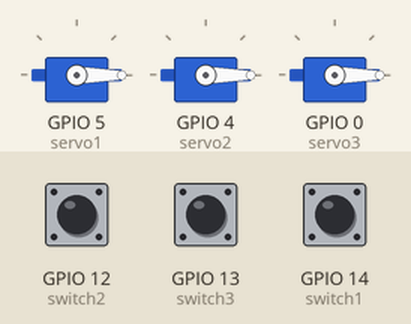
This sketch was run on a simulated ESP8266 (NodeMCU). Parts: 3 × servo. The inputs (shaded band) are chosen by the test bench; at power-on: GPIO 12 (switch2) HIGH, GPIO 13 (switch3) HIGH, GPIO 14 (switch1) HIGH. WiFi joins after 1.5 s; servers stay silent unless stated; what the sketch prints to the serial monitor is not drawn.

Above: at 2.7 s.
2.8 s: GPIO 12 (switch2) pulled LOW for 3.2 s
At 3.4 s:
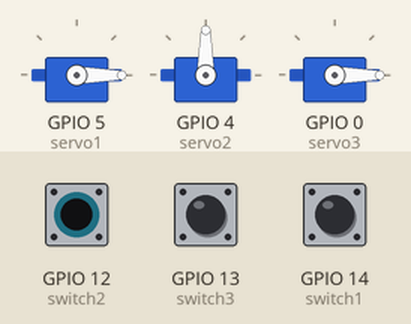
8.3 s: GPIO 13 (switch3) pulled LOW for 0.15 s
At 8.8 s:
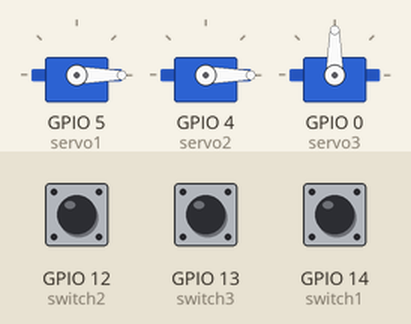
11.4 s: GPIO 14 (switch1) pulled LOW for 0.15 s
At 12.3 s:
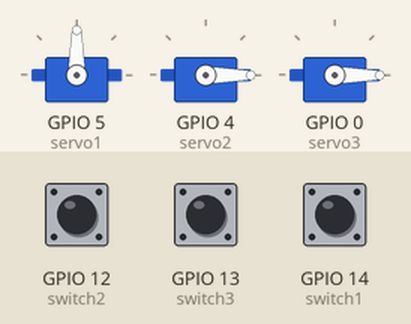
16.0 s: GPIO 12 (switch2) pulled LOW for 0.15 s
At 17.0 s:
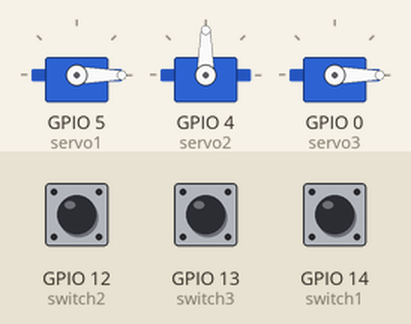
19.1 s: GPIO 12 (switch2) pulled LOW for 1 s
At 22.1 s:
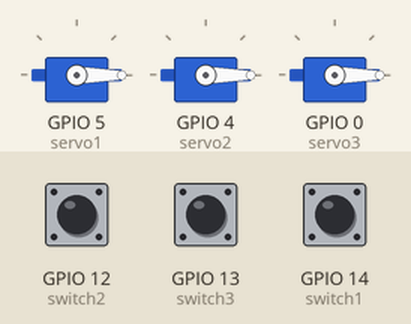
Timing chart, 0 to 23.6 s (numbered marks = the images above; inputs shaded):
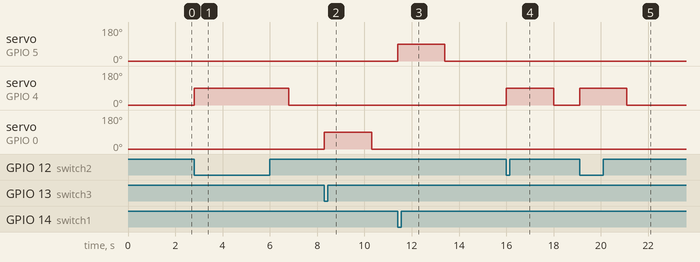

Measured:
- after the input at 2.8 s, servo on GPIO 4 (servo2): 0° → 90° at once, → 0° 4.0 s later
- after the input at 8.3 s, servo on GPIO 0 (servo3): 0° → 90° at once, → 0° 2.0 s later
- after the input at 11.4 s, servo on GPIO 5 (servo1): 0° → 90° at once, → 0° 2.0 s later
- after the input at 16.0 s, servo on GPIO 4 (servo2): 0° → 90° at once, → 0° 2.0 s later
- after the input at 19.1 s, servo on GPIO 4 (servo2): 0° → 90° at once, → 0° 2.0 s later

The sketch:

ScoboTest2.ino
```cpp
#include <ESP8266WiFi.h>
#include <WiFiClient.h>
#include <ESP8266WebServer.h>
#include <Servo.h>

const char MAIN_page[] PROGMEM = R"=====(
<!DOCTYPE html>
<html>
  <head>
    <style>
      * {
      	font-family: "Arial";
        margin: 0;
        padding: 0;
        box-sizing: border-box;
      }
      .form-container {
      	text-align: center;
        max-width: 500px;
        margin: 20vh auto;
        padding: 25px;
        border: 1px solid rgba(0,0,0,0.1);
        background-color: #fff;
        border-radius: 7px;
        box-shadow: 0 3px 4px 0 rgba(0,0,0,0.1);
      }
      .title {
      	margin: 0 0 20px 0;
      }
      .form {
        display: flex;
        flex-direction: column;
        gap: 13px
      }
      .input-field {
      	padding: 10px;
        border-radius: 6px;
        width: 100%;
        border: 1px solid rgba(0,0,0,0.3);
      }
      .form-label {
      	display: block;
        margin-bottom: 10px;
      }
      .gap {
				margin-right: 15px;
      }
      .time-input {
      	margin-top: 5px;
        border-radius: 2px;
        border: 1px solid rgba(0,0,0,0.4);
      }
      .submit-button {
      	padding: 10px;
        border-radius: 6px;
        background-color: #4BB543;
        border: none;
        color: #fff;
        cursor: pointer;
        font-size: 1em;
      }
      .submit-button:hover {
      	background-color: #27b01e;
      }
      @media (max-width: 600px) {
        .form-container {
          max-width: 80%; /* Reduce the max-width on smaller screens */
          margin: 20vh auto; /* Add a bit of margin to the sides */
        }
      }
    </style>
  </head>
<body>
  <div class="form-container">
    <h2 class="title">Patient Medicine Dispenser</h2>


<form action="/action_page">

  <div class="patient-name">
    <input type="text" name ="pname" placeholder="Enter Patient name"  required class="input-field">
  </div>

  <div class="medicine-list">
    <label for="medicineSelect" class="form-label">Medication:</label>
    <select id="medicineSelect" name="medicine" class="input-field">
      <option value="medicine 1">Medicine 1</option>
      <option value="medicine 2">Medicine 2</option>
      <option value="medicine 3">Medicine 3</option>
    </select>
  </div>
  <div class="time-select">
    <div class="form-label">Medication Time:</div>
    <input type="radio" name="medication-time" value="now" id="now" required>
    <label for="now" class="gap">Now</label>

    <input type="radio" name="medication-time" value="schedule" id="schedule" required>
    <label for="schedule">Schedule</label>
    <input type="time" class="time-input" name="time">
  </div>
    <input type="submit" value="Add Medicine" class="submit-button">
</form>
</body>
</html>
)=====";

//SSID and Password of your WiFi router
const char* ssid = "ssid";
const char* password = "pass";

ESP8266WebServer server(80); //Server on port 80
Servo servo1,servo2,servo3; //3 servo's we will be using for dispensing mechanism
const int switch1 = 14, switch2 = 12, switch3 = 13; // 3 switches which use to control 3 servo's indivisually

void hardware(String medicine){

if(medicine=="medicine 1"){
   servo1.write(90);
  Serial.println("Tablet1_Dispensed!\n");
  delay(2000);
  servo1.write(0);
}
if(medicine=="medicine 2"){
   servo2.write(90);
  Serial.println("Tablet2_Dispensed!\n");
  delay(2000);
  servo2.write(0);
}
if(medicine=="medicine 3"){
   servo3.write(90);
  Serial.println("Tablet3_Dispensed!\n");
  delay(2000);
  servo3.write(0);
}
}
//===============================================================
// This routine is executed when you open its IP in browser
//===============================================================
void handleRoot() {
 String s = MAIN_page; //Read HTML contents
 server.send(200, "text/html", s); //Send web page
}
//===============================================================
// This routine is executed when you press submit
//===============================================================
void handleForm() {
 String medName = server.arg("medicine");
String patientName = server.arg("pname");
String medicationTime = server.arg("medication-time");
 Serial.print("Medicine Name: ");
 Serial.println(medName);
  Serial.print("Patient Name: ");
 Serial.println(patientName);
   Serial.print("Medication Time: ");
 Serial.println(medicationTime);

 hardware(medName);

  server.sendHeader("Location", "/");
  server.send(302, "text/plain", "Updated-- Press Back Button");  //This Line Keeps It on Same Page

}
//==============================================================
//                  SETUP
//==============================================================
void setup(void){
  servo1.attach(5); //servo
  pinMode(switch1, INPUT_PULLUP); //switch set as input_pullup
servo2.attach(4);
  pinMode(switch2, INPUT_PULLUP);
servo3.attach(0);
  pinMode(switch3, INPUT_PULLUP);

  servo1.write(0);
   servo2.write(0);
    servo3.write(0);

  Serial.begin(9600);

  WiFi.begin(ssid, password);     //Connect to your WiFi router
  Serial.println("");

  // Wait for connection
  while (WiFi.status() != WL_CONNECTED) {
    delay(500);
    Serial.print(".");
  }

  //If connection successful show IP address in serial monitor
  Serial.println("");
  Serial.print("Connected to ");
  Serial.println("WiFi");
  Serial.print("IP address: ");
  Serial.println(WiFi.localIP());  //IP address assigned to your ESP

  server.on("/", handleRoot);      //Which routine to handle at root location
  server.on("/action_page", handleForm); //form action is handled here

  server.begin();                  //Start server
  Serial.println("HTTP server started");
}
//==============================================================
//                     LOOP
//==============================================================
void loop(void){
  int val1 = digitalRead(switch1);//reading values from the switches to initializing dispensing(servo rotation)
int val2 = digitalRead(switch2);
int val3 = digitalRead(switch3);

if(val1==0){
   servo1.write(90);
  Serial.println("Tablet1 Dispensed!\n");
  delay(2000);
  servo1.write(0);
}
if(val2==0){
   servo2.write(90);
  Serial.println("Tablet2 Dispensed!\n");
  delay(2000);
  servo2.write(0);
}
if(val3==0){
   servo3.write(90);
  Serial.println("Tablet3 Dispensed!\n");
  delay(2000);
  servo3.write(0);
}

server.handleClient();          //Handle client requests

}
```
